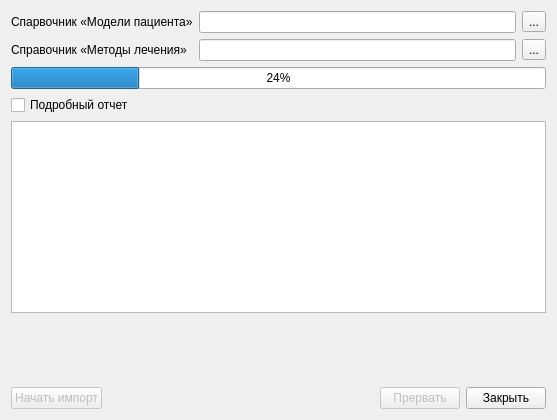
<?xml version="1.0" encoding="UTF-8"?>
<ui version="4.0">
 <class>ImportRbPatientModel</class>
 <widget class="QDialog" name="ImportRbPatientModel">
  <property name="geometry">
   <rect>
    <x>0</x>
    <y>0</y>
    <width>557</width>
    <height>420</height>
   </rect>
  </property>
  <property name="windowTitle">
   <string>Импорт справочника `Модели пациента`</string>
  </property>
  <layout class="QGridLayout" name="gridLayout">
   <item row="0" column="0">
    <widget class="QLabel" name="label">
     <property name="text">
      <string>Спарвочник «Модели пациента»</string>
     </property>
    </widget>
   </item>
   <item row="0" column="1">
    <widget class="QLineEdit" name="edtFileName"/>
   </item>
   <item row="0" column="2">
    <widget class="QToolButton" name="btnSelectFile">
     <property name="text">
      <string>...</string>
     </property>
    </widget>
   </item>
   <item row="1" column="0">
    <widget class="QLabel" name="label_2">
     <property name="text">
      <string>Справочник «Методы лечения»</string>
     </property>
    </widget>
   </item>
   <item row="1" column="1">
    <widget class="QLineEdit" name="edtFileNameHelp"/>
   </item>
   <item row="1" column="2">
    <widget class="QToolButton" name="btnSelectFileHelp">
     <property name="text">
      <string>...</string>
     </property>
    </widget>
   </item>
   <item row="2" column="0" colspan="3">
    <widget class="CProgressBar" name="progressBar">
     <property name="value">
      <number>24</number>
     </property>
     <property name="orientation">
      <enum>Qt::Horizontal</enum>
     </property>
    </widget>
   </item>
   <item row="3" column="0" colspan="3">
    <widget class="QCheckBox" name="chkFullLog">
     <property name="text">
      <string>Подробный отчет</string>
     </property>
    </widget>
   </item>
   <item row="4" column="0" colspan="3">
    <widget class="QTextBrowser" name="logBrowser"/>
   </item>
   <item row="6" column="0" colspan="3">
    <spacer>
     <property name="orientation">
      <enum>Qt::Vertical</enum>
     </property>
     <property name="sizeHint" stdset="0">
      <size>
       <width>20</width>
       <height>40</height>
      </size>
     </property>
    </spacer>
   </item>
   <item row="5" column="0" colspan="3">
    <widget class="QLabel" name="statusLabel">
     <property name="text">
      <string/>
     </property>
    </widget>
   </item>
   <item row="7" column="0" colspan="3">
    <layout class="QHBoxLayout">
     <property name="spacing">
      <number>6</number>
     </property>
     <property name="margin">
      <number>0</number>
     </property>
     <item>
      <widget class="QPushButton" name="btnImport">
       <property name="enabled">
        <bool>false</bool>
       </property>
       <property name="text">
        <string>Начать импорт</string>
       </property>
      </widget>
     </item>
     <item>
      <spacer>
       <property name="orientation">
        <enum>Qt::Horizontal</enum>
       </property>
       <property name="sizeHint" stdset="0">
        <size>
         <width>40</width>
         <height>20</height>
        </size>
       </property>
      </spacer>
     </item>
     <item>
      <widget class="QPushButton" name="btnAbort">
       <property name="enabled">
        <bool>false</bool>
       </property>
       <property name="text">
        <string>Прервать</string>
       </property>
      </widget>
     </item>
     <item>
      <widget class="QPushButton" name="btnClose">
       <property name="text">
        <string>Закрыть</string>
       </property>
      </widget>
     </item>
    </layout>
   </item>
  </layout>
 </widget>
 <customwidgets>
  <customwidget>
   <class>CProgressBar</class>
   <extends>QProgressBar</extends>
   <header>library/ProgressBar.h</header>
  </customwidget>
 </customwidgets>
 <resources/>
 <connections/>
</ui>
